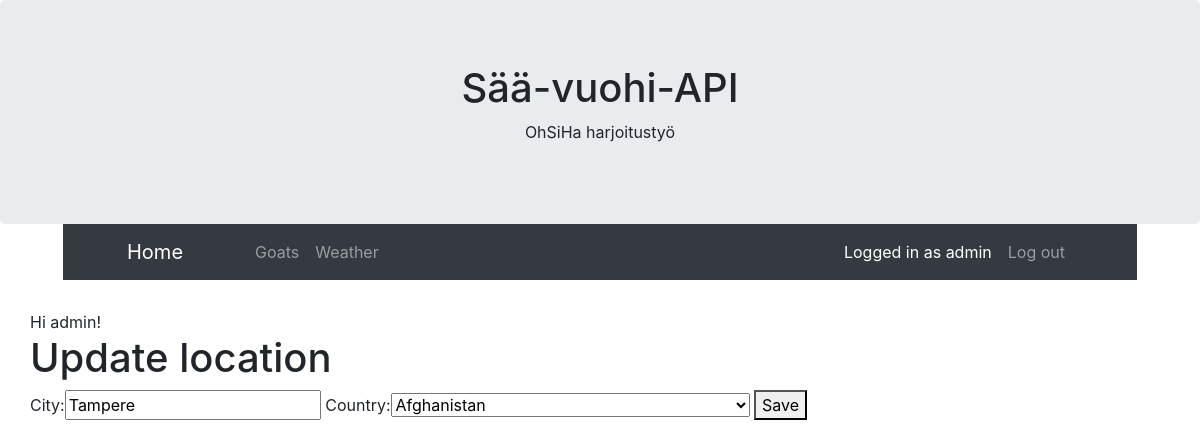
/updatelocation/ (signed in), run on an earlier commit of the app's database.
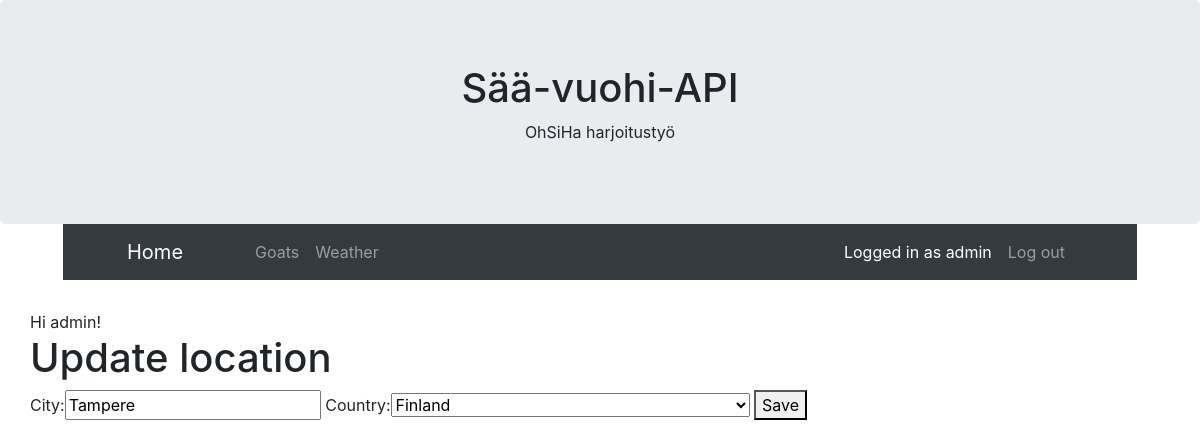
And on a later commit of the database.
### apiapp/models.py (models this page shows)
class GeoData(models.Model):
    user = models.ForeignKey(User, on_delete=models.CASCADE)
    city = models.CharField(max_length=100)
    country = CountryField(default='FI')
    lat = models.DecimalField(default=0, decimal_places=1, max_digits=4)
    lon = models.DecimalField(default=0, decimal_places=1, max_digits=4)

### apiapp/views.py (the view, shortened to what this page needs)
# urls.py: path('updatelocation/', update_location, name='update_location'),
def update_location(request):
    geo_data = GeoData.objects.get(user_id=request.user.id)
    form = GeoDataForm(request.POST or None, instance=geo_data)
    return render(request, 'geo_data-form.html', {'form': form})

### apiapp/forms.py
class GeoDataForm(forms.ModelForm):
    class Meta:
        model = GeoData
        fields = ['city', 'country']

### apiapp/templates/geo_data-form.html (shortened to what this page needs)
{% extends 'base.html' %}
{% block content %}
{% if user.is_authenticated %}
  Hi {{ user.username }}!
  <h1>Update location</h1>
  <form method="post">
    {{ form }}
    <button type="submit">Save</button>
  </form>
{% else %}
  <p>You are not logged in</p>
  <a href="{% url 'login' %}">login</a>
  <br>
  <a href="{% url 'signup' %}">register</a>
{% endif %}
{% endblock %}

### apiapp/templates/base.html (shortened to what this page needs)
<!DOCTYPE html>
<html lang="en" dir="ltr">
<head>
  <link rel="stylesheet" href="https://stackpath.bootstrapcdn.com/bootstrap/4.4.1/css/bootstrap.min.css">
</head>
<body>
<div class="jumbotron text-center" style="margin-bottom:0">
  <h1>Sää-vuohi-API</h1>
  <p>OhSiHa harjoitustyö</p>
</div>
<div class="container-fluid">
    <nav class="navbar navbar-expand-sm bg-dark navbar-dark ml-5 mr-5">
      <a class="navbar-brand ml-5" href="/">Home</a>
      <div class="collapse navbar-collapse" id="collapsibleNavbar">
        <ul class="navbar-nav mr-auto ml-5">
          <li class="nav-item">
            <a class="nav-link" href="/goats">Goats</a>
          </li>
          <li class="nav-item">
            <a class="nav-link" href="/weather">Weather</a>
          </li>
        </ul>
        {% if user.is_authenticated %}
        <ul class="navbar-nav mr-5">
          <li class="nav-item">
            <p class="nav-text text-white my-2 mx-2">Logged in as {{ user.username }}</p>
          </li>
          <li class="nav-item">
            <a class="nav-link" href="/accounts/logout">Log out</a>
          </li>
        </ul>
        {% endif %}
      </div>
    </nav>
</div>
<div class="container" style="margin-top:30px">
  <div class="row">
    <main>
      {% block content %}
      {% endblock %}
    </main>
  </div>
</div>
</body>
</html>

What changed in the data, as far as the page shows it:
changed GeoData "Tampere": country "Afghanistan" → "Finland"
